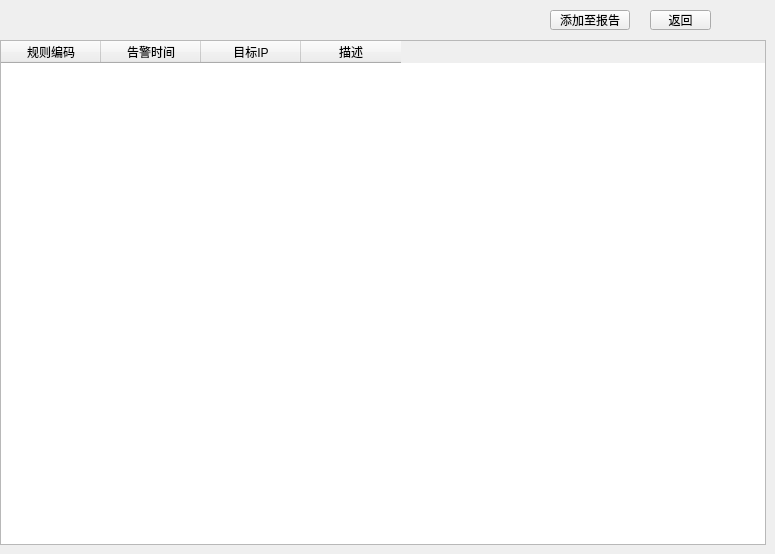
     <widget class="QWidget" name="page_4">
      <widget class="QTableWidget" name="logTableWidget">
       <property name="geometry">
        <rect>
         <x>0</x>
         <y>40</y>
         <width>766</width>
         <height>505</height>
        </rect>
       </property>
       <column>
        <property name="text">
         <string>规则编码</string>
        </property>
       </column>
       <column>
        <property name="text">
         <string>告警时间</string>
        </property>
       </column>
       <column>
        <property name="text">
         <string>目标IP</string>
        </property>
       </column>
       <column>
        <property name="text">
         <string>描述</string>
        </property>
       </column>
      </widget>
      <widget class="QPushButton" name="addReportButton">
       <property name="geometry">
        <rect>
         <x>550</x>
         <y>10</y>
         <width>80</width>
         <height>20</height>
        </rect>
       </property>
       <property name="styleSheet">
        <string notr="true">font: 8pt &quot;微软雅黑&quot;;</string>
       </property>
       <property name="text">
        <string>添加至报告</string>
       </property>
      </widget>
      <widget class="QPushButton" name="logReturnButton">
       <property name="geometry">
        <rect>
         <x>650</x>
         <y>10</y>
         <width>61</width>
         <height>20</height>
        </rect>
       </property>
       <property name="styleSheet">
        <string notr="true">font: 8pt &quot;微软雅黑&quot;;</string>
       </property>
       <property name="text">
        <string>返回</string>
       </property>
      </widget>
     </widget>
